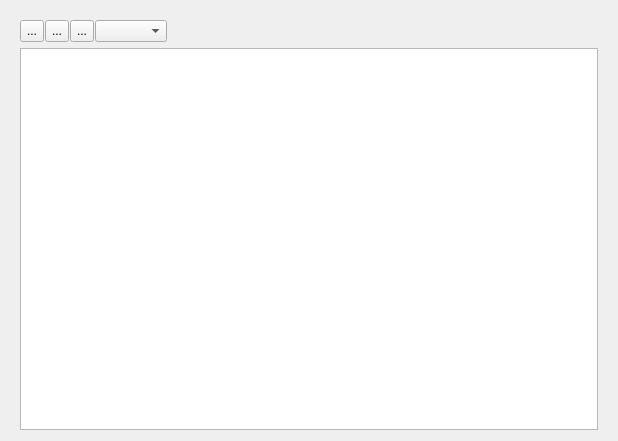
<?xml version="1.0" encoding="UTF-8"?>
<ui version="4.0">
 <class>SqlForm</class>
 <widget class="QWidget" name="SqlForm">
  <property name="geometry">
   <rect>
    <x>0</x>
    <y>0</y>
    <width>618</width>
    <height>441</height>
   </rect>
  </property>
  <property name="windowTitle">
   <string>Form</string>
  </property>
  <layout class="QHBoxLayout" name="horizontalLayout_2">
   <item>
    <widget class="QWidget" name="widget" native="true">
     <layout class="QVBoxLayout" name="verticalLayout">
      <property name="bottomMargin">
       <number>0</number>
      </property>
      <item>
       <layout class="QHBoxLayout" name="horizontalLayout_15">
        <property name="spacing">
         <number>1</number>
        </property>
        <item>
         <widget class="QToolButton" name="btnSave">
          <property name="maximumSize">
           <size>
            <width>32</width>
            <height>32</height>
           </size>
          </property>
          <property name="toolTip">
           <string>Save SQL to a file</string>
          </property>
          <property name="statusTip">
           <string>Save SQL to a file</string>
          </property>
          <property name="text">
           <string>...</string>
          </property>
          <property name="icon">
           <iconset resource="../dbm.qrc">
            <normaloff>:/images/actions/images/actions/filesave.png</normaloff>:/images/actions/images/actions/filesave.png</iconset>
          </property>
         </widget>
        </item>
        <item>
         <widget class="QToolButton" name="btnInject">
          <property name="maximumSize">
           <size>
            <width>32</width>
            <height>32</height>
           </size>
          </property>
          <property name="toolTip">
           <string>Inject this SQL to a database and create the structures defined</string>
          </property>
          <property name="statusTip">
           <string>Inject this SQL to a database and create the structures defined</string>
          </property>
          <property name="text">
           <string>...</string>
          </property>
          <property name="icon">
           <iconset resource="../dbm.qrc">
            <normaloff>:/images/actions/images/small/database.png</normaloff>:/images/actions/images/small/database.png</iconset>
          </property>
         </widget>
        </item>
        <item>
         <widget class="QToolButton" name="btnGoToSource">
          <property name="maximumSize">
           <size>
            <width>32</width>
            <height>32</height>
           </size>
          </property>
          <property name="toolTip">
           <string>Go to the originator element</string>
          </property>
          <property name="statusTip">
           <string>Go to the originator element</string>
          </property>
          <property name="text">
           <string>...</string>
          </property>
          <property name="icon">
           <iconset resource="../dbm.qrc">
            <normaloff>:/images/actions/images/small/alias.png</normaloff>:/images/actions/images/small/alias.png</iconset>
          </property>
          <property name="iconSize">
           <size>
            <width>22</width>
            <height>22</height>
           </size>
          </property>
         </widget>
        </item>
        <item>
         <widget class="QComboBox" name="cmbOptions">
          <property name="maximumSize">
           <size>
            <width>16777215</width>
            <height>24</height>
           </size>
          </property>
         </widget>
        </item>
        <item>
         <spacer name="horizontalSpacer_4">
          <property name="orientation">
           <enum>Qt::Horizontal</enum>
          </property>
          <property name="sizeHint" stdset="0">
           <size>
            <width>40</width>
            <height>20</height>
           </size>
          </property>
         </spacer>
        </item>
       </layout>
      </item>
      <item>
       <widget class="QTextEdit" name="txtSql">
        <property name="minimumSize">
         <size>
          <width>0</width>
          <height>0</height>
         </size>
        </property>
        <property name="font">
         <font>
          <family>Courier New</family>
          <pointsize>11</pointsize>
         </font>
        </property>
        <property name="readOnly">
         <bool>true</bool>
        </property>
       </widget>
      </item>
     </layout>
    </widget>
   </item>
  </layout>
 </widget>
 <resources>
  <include location="../dbm.qrc"/>
 </resources>
 <connections>
  <connection>
   <sender>btnInject</sender>
   <signal>clicked()</signal>
   <receiver>SqlForm</receiver>
   <slot>onInject()</slot>
   <hints>
    <hint type="sourcelabel">
     <x>54</x>
     <y>32</y>
    </hint>
    <hint type="destinationlabel">
     <x>308</x>
     <y>220</y>
    </hint>
   </hints>
  </connection>
  <connection>
   <sender>btnSave</sender>
   <signal>clicked()</signal>
   <receiver>SqlForm</receiver>
   <slot>onSave()</slot>
   <hints>
    <hint type="sourcelabel">
     <x>30</x>
     <y>32</y>
    </hint>
    <hint type="destinationlabel">
     <x>308</x>
     <y>220</y>
    </hint>
   </hints>
  </connection>
  <connection>
   <sender>btnGoToSource</sender>
   <signal>clicked()</signal>
   <receiver>SqlForm</receiver>
   <slot>onGoToOriginator()</slot>
   <hints>
    <hint type="sourcelabel">
     <x>81</x>
     <y>32</y>
    </hint>
    <hint type="destinationlabel">
     <x>308</x>
     <y>220</y>
    </hint>
   </hints>
  </connection>
 </connections>
 <slots>
  <slot>onInject()</slot>
  <slot>onSave()</slot>
  <slot>onHelp()</slot>
  <slot>onGoToOriginator()</slot>
 </slots>
</ui>
